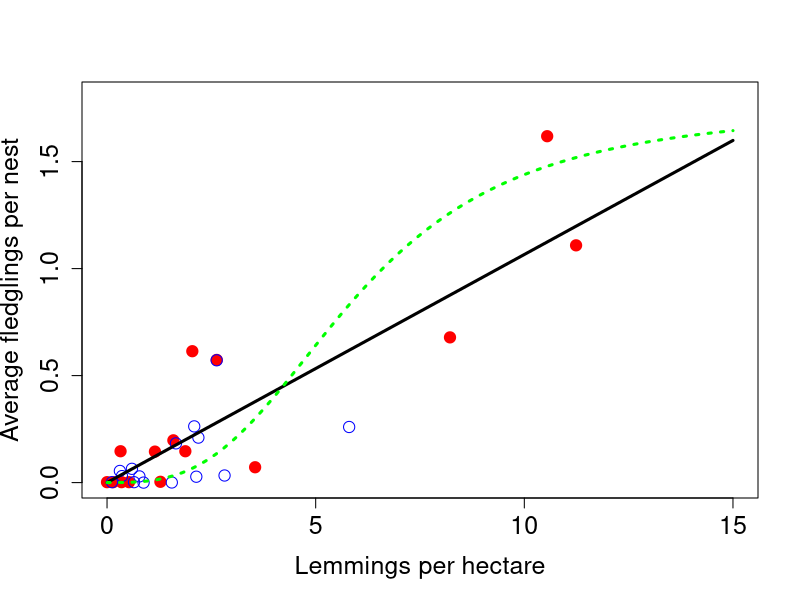

Write R code to recreate this figure.
# This code accompanies a manuscript entitled 
# "What is demographic lability and when might we expect to see it?"
# It uses data obtained by digitizing Fig. 2 in Barraquand et al., 2014, 
# Journal of Animal Ecology. The data (found in the file 
# "skua data from Barraquand.csv") describes the relationship between fecundity
# ("productivity") of long-tailed skua and abundance of lemmings at two sites
# in Greenland. This script fits 3 numerical response curves (linear, Monod, and
# logistic) using maximum likelihood (assuming Normally-distributed errors) and 
# then uses AICc (Hurvitch and Tsai 1989) to identify the most parsimonious 
# curve. The 3 curves are fit to data for each site separately and for the two
# sites combined. The script also produces fig. S2.1 in appendix S2 in the manuscript.  

graphics.off()

data=read.csv("skua data from Barraquand.csv")

p=c(4,3,3,2) # number of parameters in the 3 models to fit, including residual variance
logL=AICc=array(0,4)

# First fit functions using only data from the Traill site

data.t=subset(data,site=="Traill")
attach(data.t)

q=15 # number of data points

# sum of squares function for the logistic used by Barraquand
SSlogist=function(p) sum( (fledglings - (p[1]*(1-1/(1+(lemmings/p[2])^p[3]))) )^2 ) # p is the vector of parameter values
out.log.t=nlm(SSlogist,c(1.75,6,3),gradtol=1e-7)	# perform the nonlinear minimization, using Barraquand's values as starting params 
params.log.t=out.log.t$estimate; params.log.t	# retrieve the parameter estimates
V.log.t=out.log.t$minimum/q;		# convert the minimum sum of squares to the residual variance for 
                                # the logistic model

# sum of squares function for Monod function
SSmonod=function(p) sum( (fledglings - p[1]*lemmings/(p[2]+lemmings) )^2 ) # p is the vector of parameter values
out.mon.t=nlm(SSmonod,c(1.6,3),gradtol=1e-7)	# perform the nonlinear minimization, using Barraquand's values as starting params 
params.mon.t=out.mon.t$estimate	# retrieve the parameter estimates
V.mon.t=out.mon.t$minimum/q;		# convert the minimum sum of squares to the residual variance for 
                                # the Monod model

# linear function - non-zero intercept
out.lin1.t=lm(fledglings~lemmings)
summary(out.lin1.t)
params.lin1.t=out.lin1.t$coef
V.lin1.t = sum( (fledglings - (params.lin1.t[1]+params.lin1.t[2]*lemmings))^2 )/q

# linear function - zero intercept
out.lin0.t=lm(fledglings~0+lemmings)
summary(out.lin0.t)
params.lin0.t=out.lin0.t$coef
V.lin0.t = sum( (fledglings - params.lin0.t*lemmings)^2 )/q

np=4    # logistic model has 4 parameters, including residual variance V.r
LL=-.5*q*(log(2*pi*V.log.t)+1)	# log likelihood
AIC=-2*LL + (2*np*q/(q-np-1))
logL[1]=LL
AICc[1]=AIC

np=3    # Monod model has 3 parameters, including V.r
LL=-.5*q*(log(2*pi*V.mon.t)+1)	# log likelihood
AIC=-2*LL + (2*np*q/(q-np-1))
logL[2]=LL
AICc[2]=AIC

np=3    # non-zero intercept linear model has 3 parameters, including V.r
LL=-.5*q*(log(2*pi*V.lin1.t)+1)	# log likelihood
AIC=-2*LL + (2*np*q/(q-np-1))
logL[3]=LL
AICc[3]=AIC

np=2    # linear (zero intercept) model has 2 parameters, including V.r
LL=-.5*q*(log(2*pi*V.lin0.t)+1)	# log likelihood
AIC=-2*LL + (2*np*q/(q-np-1))
logL[4]=LL
AICc[4]=AIC

# zero-intercept linear model has lowest AICc
results=data.frame(Model=c("Logistic","Monod","Linear1","Linear0"),p,logL,AICc)
results.traill = results


# Next fit functions using only data from the Zackenberg site

data.z=subset(data,site=="Zackenberg")
attach(data.z)

q=15  # number of data points

# sum of squares function for the logistic used by Barraquand
SSlogist=function(p) sum( (fledglings - (p[1]*(1-1/(1+(lemmings/p[2])^p[3]))) )^2 ) # p is the vector of parameter values
out.log.z=nlm(SSlogist,c(1.75,6,3),gradtol=1e-7)	# perform the nonlinear minimization, using Barraquand's values as starting params 
params.log.z=out.log.z$estimate; # retrieve the parameter estimates
V.log.z=out.log.z$minimum/q;		# convert the minimum sum of squares to the residual variance for 
                                # the logistic model

# sum of squares function for Monod function
SSmonod=function(p) sum( (fledglings - p[1]*lemmings/(p[2]+lemmings) )^2 ) # p is the vector of parameter values
out.mon.z=nlm(SSmonod,c(1.6,3),gradtol=1e-7)	# perform the nonlinear minimization, using Barraquand's values as starting params 
params.mon.z=out.mon.z$estimate # retrieve the parameter estimates
V.mon.z=out.mon.z$minimum/q;		# convert the minimum sum of squares to the residual variance for 
                                # the Monod model

# linear function - non-zero intercept
out.lin1.z=lm(fledglings~lemmings)
summary(out.lin1.z)
params.lin1.z=out.lin1.z$coef
V.lin1.z = sum( (fledglings - (params.lin1.z[1]+params.lin1.z[2]*lemmings))^2 )/q

# linear function - zero intercept
out.lin0.z=lm(fledglings~0+lemmings)
summary(out.lin0.z)
params.lin0.z=out.lin0.z$coef
V.lin0.z = sum( (fledglings - params.lin0.z*lemmings)^2 )/q

np=4    # logistic model has 4 parameters, including the resicual variance V.r
LL=-.5*q*(log(2*pi*V.log.z)+1)	# log likelihood
AIC=-2*LL + (2*np*q/(q-np-1))
logL[1]=LL
AICc[1]=AIC

np=3    # Monod model has 3 parameters, including V.r
LL=-.5*q*(log(2*pi*V.mon.z)+1)	# log likelihood
AIC=-2*LL + (2*np*q/(q-np-1))
logL[2]=LL
AICc[2]=AIC

np=3    # linear non-zero model has 3 parameters, including V.r
LL=-.5*q*(log(2*pi*V.lin1.z)+1)	# log likelihood
AIC=-2*LL + (2*np*q/(q-np-1))
logL[3]=LL
AICc[3]=AIC

np=2    # linear (zero intercept) model has 2 parameters, including V.r
LL=-.5*q*(log(2*pi*V.lin0.z)+1)	# log likelihood
AIC=-2*LL + (2*np*q/(q-np-1))
logL[4]=LL
AICc[4]=AIC

# zero-intercept linear model again has lowest AICc
results=data.frame(Model=c("Logistic","Monod","Linear1","Linear0"),p,logL,AICc)
results.zack = results


# Finally fit functions using data from both sites combined

attach(data)

q=30  # number of data points

# sum of squares function for the logistic used by Barraquand
SSlogist=function(p) sum( (fledglings - (p[1]*(1-1/(1+(lemmings/p[2])^p[3]))) )^2 ) # p is the vector of parameter values
out.log.a=nlm(SSlogist,c(1.75,6,3),gradtol=1e-7)	# perform the nonlinear minimization, using Barraquand's values as starting params 
params.log.a=out.log.a$estimate; # retrieve the parameter estimates
V.log.a=out.log.a$minimum/q;		# convert the minimum sum of squares to the residual variance for 
                                # the logistic model

# sum of squares function for Monod function
SSmonod=function(p) sum( (fledglings - p[1]*lemmings/(p[2]+lemmings) )^2 ) # p is the vector of parameter values
out.mon.a=nlm(SSmonod,c(1.6,3),gradtol=1e-7)	# perform the nonlinear minimization, using Barraquand's values as starting params 
params.mon.a=out.mon.a$estimate # retrieve the parameter estimates
V.mon.a=out.mon.a$minimum/q;		# convert the minimum sum of squares to the residual variance for 
                                # the Monod model

# linear function - non-zero intercept
out.lin1.a=lm(fledglings~lemmings)
summary(out.lin1.a)
params.lin1.a=out.lin1.a$coef
V.lin1.a = sum( (fledglings - (params.lin1.a[1]+params.lin1.a[2]*lemmings))^2 )/q

# linear function - zero intercept
out.lin0.a=lm(fledglings~0+lemmings)
summary(out.lin0.a)
params.lin0.a=out.lin0.a$coef
V.lin0.a = sum( (fledglings - params.lin0.a*lemmings)^2 )/q

np=4    # logistic model has 4 parameters, including the resicual variance V.r
LL=-.5*q*(log(2*pi*V.log.a)+1)	# log likelihood
AIC=-2*LL + (2*np*q/(q-np-1))
logL[1]=LL
AICc[1]=AIC

np=3    # Monod model has 3 parameters, including V.r
LL=-.5*q*(log(2*pi*V.mon.a)+1)	# log likelihood
AIC=-2*LL + (2*np*q/(q-np-1))
logL[2]=LL
AICc[2]=AIC

np=3    # nonzero intercept linear model has 3 parameters, including V.r
LL=-.5*q*(log(2*pi*V.lin1.a)+1)	# log likelihood
AIC=-2*LL + (2*np*q/(q-np-1))
logL[3]=LL
AICc[3]=AIC

np=2    # linear (zero intercept) model has 2 parameters, including V.r
LL=-.5*q*(log(2*pi*V.lin0.a)+1)	# log likelihood
AIC=-2*LL + (2*np*q/(q-np-1))
logL[4]=LL
AICc[4]=AIC

# zero-intercept linear model again has lowest AICc
results=data.frame(Model=c("Logistic","Monod","Linear1","Linear0"),p,logL,AICc)
results.all = results

# make Fig S2.1

windows()
plot(data.t$lemmings,data.t$fledglings,type='p',ylim=c(0,1.8),xlim=c(0,15),
     xlab="Lemmings per hectare",ylab="Average fledglings per nest",
     pch=19,col='red',cex=1.5,cex.axis=1.5,cex.lab=1.5)
points(data.z$lemmings,data.z$fledglings,pch=1,col='blue',cex=1.5)
xs=seq(0,15,0.2)
ys=params.lin0.a*xs
lines(xs,ys,col='black',lwd=3)
yb=1.75*(1-1/(1+(xs/6)^3)) # line fitted by eye by Barraquand et al
lines(xs,yb,col='green',lty='dotted',lwd=3)
